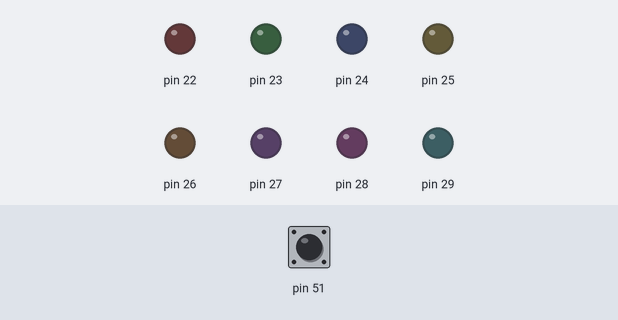
A sketch run on a simulated Arduino Mega 2560, built with avr-gcc and run on an emulated ATmega2560. Parts: output pins drawn as LEDs (lit = HIGH). The test bench sets the inputs (shaded band); at power-on: pin 51 LOW.

Above: at 1.2 s.
1.3 s: pin 51 driven HIGH
At 2.0 s:
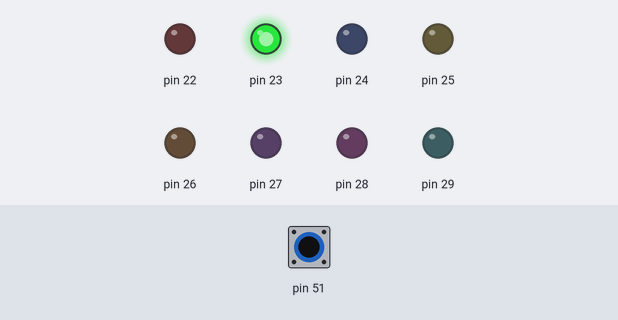
At 4.4 s:
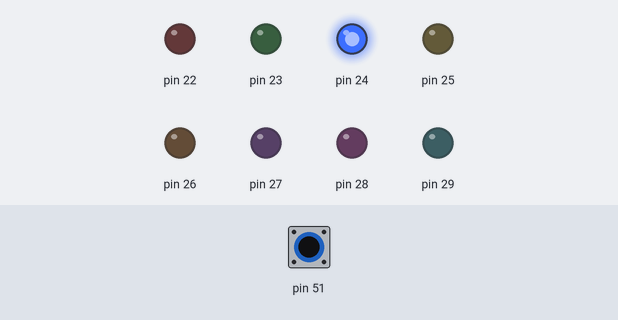
7.3 s: pin 51 driven LOW
At 9.2 s:
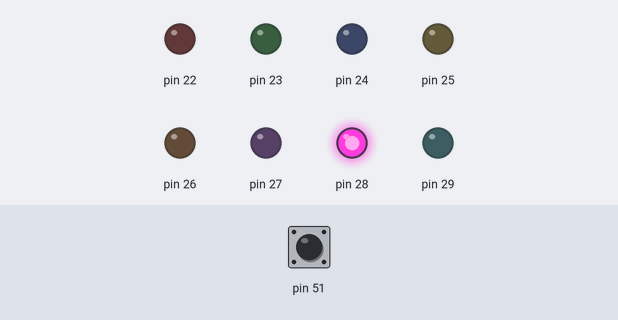
Timing chart, 0 to 10.7 s (numbered marks = the images above; inputs shaded):
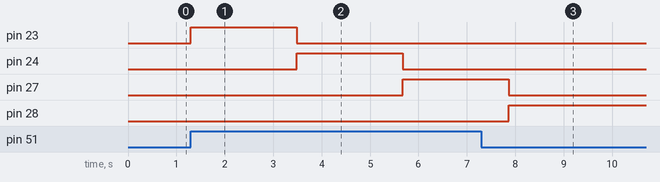

Measured:
- after the input at 1.3 s, pin 23: LOW → HIGH at once, → LOW 2.2 s later; pin 24: LOW → HIGH after 2.2 s, → LOW 2.2 s later; pin 27: LOW → HIGH after 4.4 s
- after the input at 7.3 s, pin 23: stays LOW (without the input it goes to HIGH after 2.8 s); pin 24: stays LOW (without the input it goes to HIGH after 4.9 s); pin 27: goes on until 7.9 s, then stays LOW; pin 28: goes on until 7.9 s, then stays HIGH

The sketch:

ETALVIS_Problem_09_01.ino
```cpp
//EMBEDDED SYSTEMS PROGRAMMING - GPIO
//SWITCH MONITOR  PROBLEMS
//SET 09 PROBLEM 01
//Connect 8 LEDs on PORT A and connect 8 push button switches on PORT B
//Press  2nd switch first glow 1st LED delay, 2nd LED delay,5th LED delay,6th LED delay.
void delay1(void);
void setup() {
  // put your setup code here, to run once:
  volatile char *ddra, *ddrb;
  ddra = 0x21; ddrb = 0x24;
  *ddra = 0xFF; // Set Port A as output
  *ddrb = 0x00; // Set Port B as output
}

void loop() {
  // put your main code here, to run repeatedly:
  volatile char *outA, *inB, x;
  outA = 0x22; inB = 0x23;
  int count = 0;
  unsigned char led[4] = {0x02, 0x04, 0x20, 0x40};
  while((*inB & 0x04)==0x04)
  {
    for(count = 0;count<4;count++)
    {
      *outA = led[count];
      delay1();
    }
  }
}
void delay1(void)
{
  volatile long d;
  for (d = 0; d < 1000000; d++);
}
```
